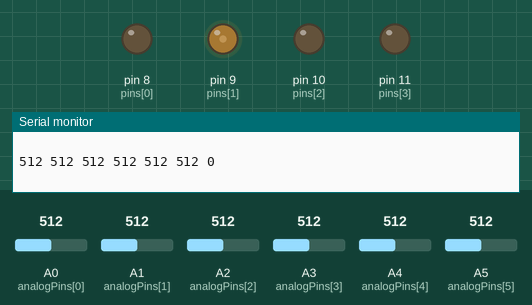
This sketch was run on a simulated Arduino Uno, built with avr-gcc and run on an emulated ATmega328P. Shown: output pins drawn as LEDs (lit = HIGH), the last lines printed to the serial monitor. The inputs (shaded band) are chosen by the test bench; at power-on: A5 (analogPins[5]) = 512, A0 (analogPins[0]) = 512, A1 (analogPins[1]) = 512, A2 (analogPins[2]) = 512, A3 (analogPins[3]) = 512, A4 (analogPins[4]) = 512. Random numbers use the default seed unless the sketch sets one.

Above: at 1.25 s.
1.3 s: A5 (analogPins[5]) set to 355
At 4.6 s:
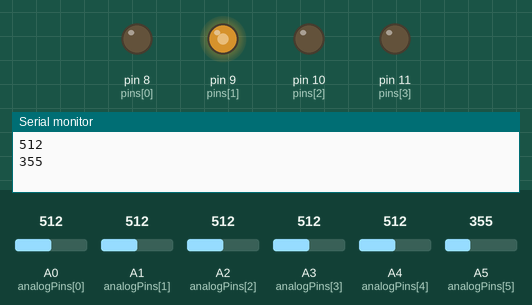
4.8 s: A5 (analogPins[5]) set to 336
At 5.35 s:
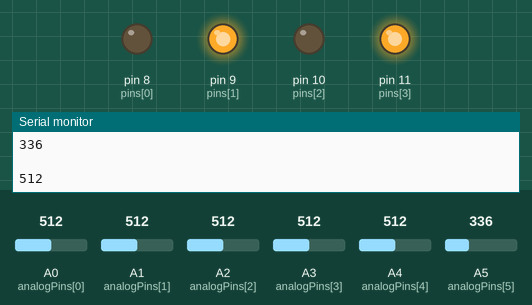
8.3 s: A5 (analogPins[5]) set to 5
At 11.14 s:
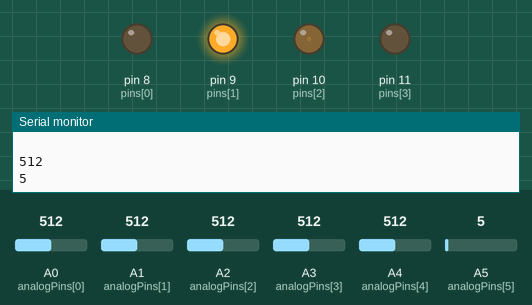
Timing chart, 0 to 25.8 s (numbered marks = the images above; inputs shaded):
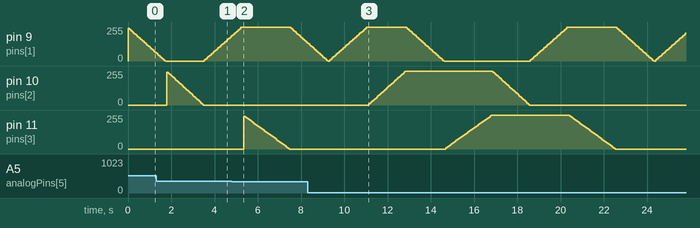

Measured:
- the behaviour switches between 345 and 344 on A5 (analogPins[5]) (found by bisection; images 1 and 2)
- after the input at 8.3 s, pin 10 (pins[2]): rises from 0/255 to 255/255 in 1.7 s, then falls to 0/255 in 5.7 s; pin 11 (pins[3]): rises from 0/255 to 255/255 in 2.1 s, then falls to 0/255 in 5.7 s

The sketch:

RGBLED_strip_controler0.1.ino
```cpp
//set up analog inputs and have them print

int analogPins[6] = {A0, A1, A2, A3, A4, A5};
int pins[4] = {8, 9, 10, 11};
int pinFV[4] = {random(5, 10), random(5, 10), random(5, 10), random(5, 10)};
int pinDelay[4] = {random(50, 70), random(50, 70), random(50, 70), random(50, 70)};
int pinV[4] = {255, 255, 255, 255};
int mode = 0;
void setup() {
  int x = 6;
  do {
    pinMode(analogPins[x], INPUT);
    x--;
  } while (x > 0);
  int pins[4] = {9, 5, 6, 3};
  x = 4;
  do {
    pinMode(pins[x], INPUT);
    x--;
  } while (x > 0);
  pinMode(8, OUTPUT);
  Serial.begin(19200);
}
void readAnalogDecode(int pin) {
  //analogAverage(pin);
  //elseIf statements to set what mode to use
  //catch anything out of bounds for mode select
  if (analogRead(A5) > 800 || analogRead(A5) < 0) {
    mode = 0;
  }
  if (analogRead(A5) > 4 && analogRead(A5) < 8) {
    mode = 0;
  }
  if (analogRead(A5) > 8 && analogRead(A5) < 15) {
    mode = 1;
  }
  if (analogRead(A5) > 15 && analogRead(A5) < 20) {
    mode = 2;
  }
  if (analogRead(A5) > 20 && analogRead(A5) < 26) {
    mode = 3;
  }
  if (analogRead(A5) > 26 && analogRead(A5) < 47) {
    mode = 4;
  }
  if (analogRead(A5) > 47 && analogRead(A5) < 185) {
    mode = 5;
  }
  if (analogRead(A5) > 185 && analogRead(A5) < 345) {
    mode = 6;
  }
}

void pinFader(int pin, int value) {
  digitalWrite(8, LOW);

  if (pinV[pin] < value) {
    do {
      pinV[pin] = pinV[pin] + pinFV[pin];
      if (pinV[pin] > 255) {
        pinV[pin] = 255;
      }
      Serial.println(analogRead(A5));
      Serial.println(" ");
      Serial.println(analogRead(A4));
      analogWrite(pins[pin], pinV[pin]);
      digitalWrite(8, LOW);
      delay(pinDelay[pin]);
    } while (pinV[pin] < value);
  }
  if (pinV[pin] > value) {
    do {
      pinV[pin] = pinV[pin] - pinFV[pin];
      if (pinV[pin] < 0 ) {
        pinV[pin] = 0;
      }
      digitalWrite(8, LOW);
      analogWrite(pins[pin], pinV[pin]);
      delay(pinDelay[pin]);
    } while (pinV[pin] > value);
  }
}
void loop() {
  Serial.println(" " );
  Serial.print(analogRead(A0));
  Serial.print(" " );
  Serial.print(analogRead(A1));
  Serial.print(" " );
  Serial.print(analogRead(A2));
  Serial.print(" " );
  Serial.print(analogRead(A3));
  Serial.print(" " );
  Serial.print(analogRead(A4));
  Serial.print(" " );
  Serial.print(analogRead(A5));
  Serial.print(" " );
  Serial.print(mode);
  readAnalogDecode(A5);

  if (mode == 0) {
    pinFader(1, 255); //no green
    pinFader(2, 255); //no red
    pinFader(1, 0); //green on
    pinFader(3, 255); //no blue
    pinFader(2, 0);   //red on
    pinFader(1, 255); //no green
    pinFader(3, 0);   //blue on
    pinFader(1, 0);   //green on
    readAnalogDecode(A5);
  }
  if (mode == 1) {
    analogWrite(9, 0);
    delay(500);
    analogWrite(9, 255);
    delay(500);
    analogWrite(10, 0);
    delay(500);
    analogWrite(10, 255);
    delay(500);
    analogWrite(11, 0);
    delay(500);
    analogWrite(11, 255);
    delay(500);
    readAnalogDecode(A5);
  }
}
```
